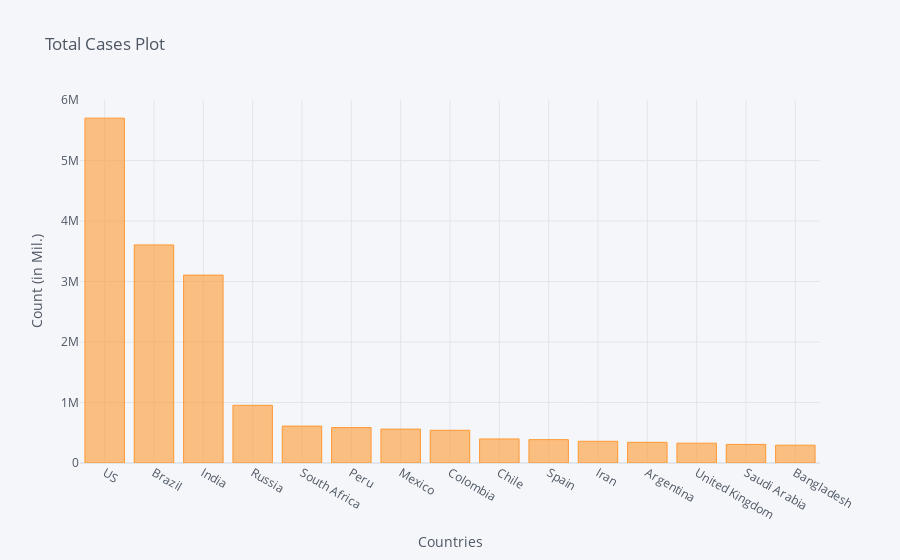

Source (notebook cell):
### Code cell
corona_dframe_agg_plot.iplot(kind='bar', x='Country/Region', y='8/23/20',
                             title='Total Cases Plot',xTitle='Countries',yTitle='Count (in Mil.)')

### Figure 1 — Plotly figure (JSON) as saved in the notebook; plotly's stock layout.template omitted (floating-point values rounded to 4 significant figures)
{"data": [{"marker": {"color": "rgba(255, 153, 51, 0.6)", "line": {"color": "rgba(255, 153, 51, 1.0)", "width": 1}}, "name": "8/23/20", "orientation": "v", "text": "", "type": "bar", "x": ["US", "Brazil", "India", "Russia", "South Africa", "Peru", "Mexico", "Colombia", "Chile", "Spain", "Iran", "Argentina", "United Kingdom", "Saudi Arabia", "Bangladesh"], "y": [5701679, 3605783, 3106348, 954328, 609773, 585236, 560164, 541139, 397665, 386054, 358905, 342154, 327643, 307479, 294598]}], "layout": {"legend": {"bgcolor": "#F5F6F9", "font": {"color": "#4D5663"}}, "paper_bgcolor": "#F5F6F9", "plot_bgcolor": "#F5F6F9", "title": {"font": {"color": "#4D5663"}, "text": "Total Cases Plot"}, "xaxis": {"gridcolor": "#E1E5ED", "showgrid": true, "tickfont": {"color": "#4D5663"}, "title": {"font": {"color": "#4D5663"}, "text": "Countries"}, "zerolinecolor": "#E1E5ED"}, "yaxis": {"gridcolor": "#E1E5ED", "showgrid": true, "tickfont": {"color": "#4D5663"}, "title": {"font": {"color": "#4D5663"}, "text": "Count (in Mil.)"}, "zerolinecolor": "#E1E5ED"}}}
